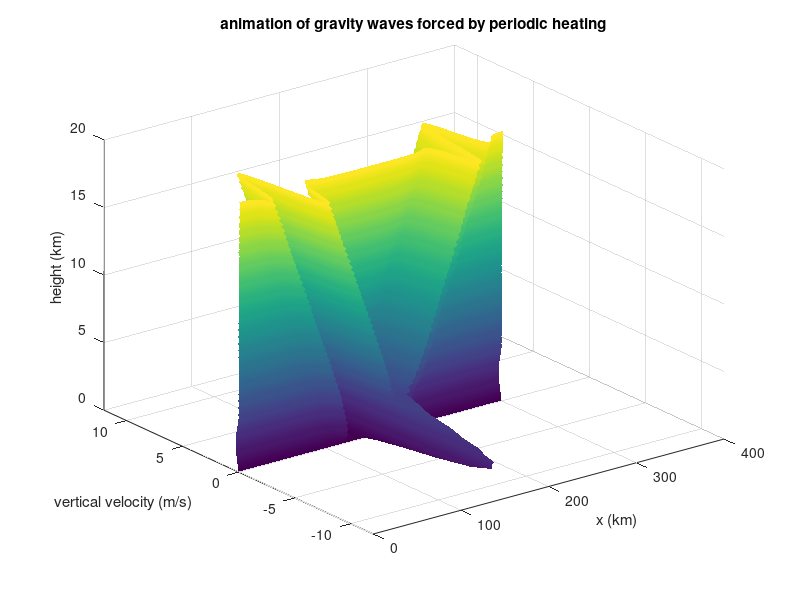

Here is the MATLAB script that generated this plot:
% MATLAB File Name:  linear_grav_wave_7.m
% Analytic solution for monochromatic oscillating heat source. 
% Linear gravity wave problem for nonhydrostatic incompressible case
% with constant buoyancy frequency squared (bv) and zero mean wind.  
% This version uses surf for 3-d plotting.
% Forcing is specified in terms of heat source with spectral distribution
% in x corresponding to a Gaussian distribution of width L.
% Example shown has heat source with a dependence sin(pi*z/h) for z< h, 
% and heating of 0 for z>h.
% Gridpoint labelling starts with k=1 at z = dz.
clear all
close all
%  define  constants and parameters
nl = 81;                    % number of vertical gridpoints
nlm = nl-1;
nlt = nlm/5;                % depth of heat source
ztop = 20;                  %! top boundary level in km
%
dz = ztop/nlm;
Lh = 10;                    % zonal scale of heat source in km  
wbot = 0;                   % lower boundary vertical velocity
S = 128;                    % number of Fourier modes computed
Lx = 300;                   % width of computational domain

% 
% setup grid and define basic state and forcing variables
zz = linspace(0,ztop,nl);
xx = linspace(0, Lx, S); 
[x,z] = meshgrid(xx,zz);
xm = Lx/2;
bv = 1.e-4;                 % buoyancy frequency squared 

% set the x-dependence of heat source qx
qx = exp(-(xx-xm).^2/Lh^2);
qk =  fft(qx,S);            % Fourier transform qx  to get qk 
qk(1) = 0;                  % subtract out the zonal mean part of heating

% define the z-dependence of heat source  J0
J0 = zeros(size(zz));
for j = 1:nlt 
    J0(j) = sin(pi*zz(j)/4);
end
nu = sqrt(bv)/5;            % oscillation frequency (about 50 minute period)
%
s=linspace(0,S-1,S);

k = 2*pi*s/(1.e3*Lx) ;       % zonal wavenumber for mode s
cphase(2:S)=+nu./k(2:S) ;    % zonal phase speed relative to ground            
cphase(1) = .000001;         % to correct for division by zero for k = 0 mode

% compute index of refraction squared
msq = bv./cphase.^2   -k.^2;
%
ms = sqrt(msq);              % Vertical wavenumber
pih = pi/(4000);
mph = ms.^2 -pih^2;
mh = ms*4000;

%    
G = 1.e-3./cphase.^2.*qk;   % Coefficient for particular solution
w = zeros(size(G)); 
for j = 1:nlt
    weast  = G.*(pih./ms.*exp(-i*mh).*sin(ms.*z(j)*1.e3) + ...
        sin(pih.*z(j)*1.e3))./mph;
    wwest  = G.*(pih./ms.*exp(+i*mh).*sin(ms.*z(j)*1.e3) + ...
        sin(pih.*z(j)*1.e3))./mph;
    wpxe(j,:) = ifft(weast,S);
    wpxw(j,:) = ifft(wwest,S);
end
for j = nlt+1:nl;
    weast = G.*(pih./ms).*sin(mh).*exp(-i*ms.*z(j)*1.e3)./mph;
    wpxe(j,:) = ifft(weast,S);
    wwest = G.*(pih./ms).*sin(mh).*exp(+i*ms.*z(j)*1.e3)./mph;
    wpxw(j,:) = ifft(wwest,S);
end
figure(1)
% time integration
t = 0;
dt = 600;                   %t ime in seconds

for ntime = 1:36;
    w_contour = real(wpxe.*exp(-i*nu*t)+wpxw.*exp(+i*nu*t));
    t = + dt*ntime;
    set(gca,'NextPlot','replacechildren')
    surf(x,w_contour,z)
    axis([0 400 -12 12 0 20])
    shading interp
    title('animation of gravity waves forced by periodic heating')
    xlabel('x (km)'),zlabel('height (km)');
    ylabel('vertical velocity (m/s)')
    H = gcf;
    M(:,ntime) = getframe(H);
end
movie(H,M)
disp(' to replay animation type:  movie(gcf,M,2,6)')             
